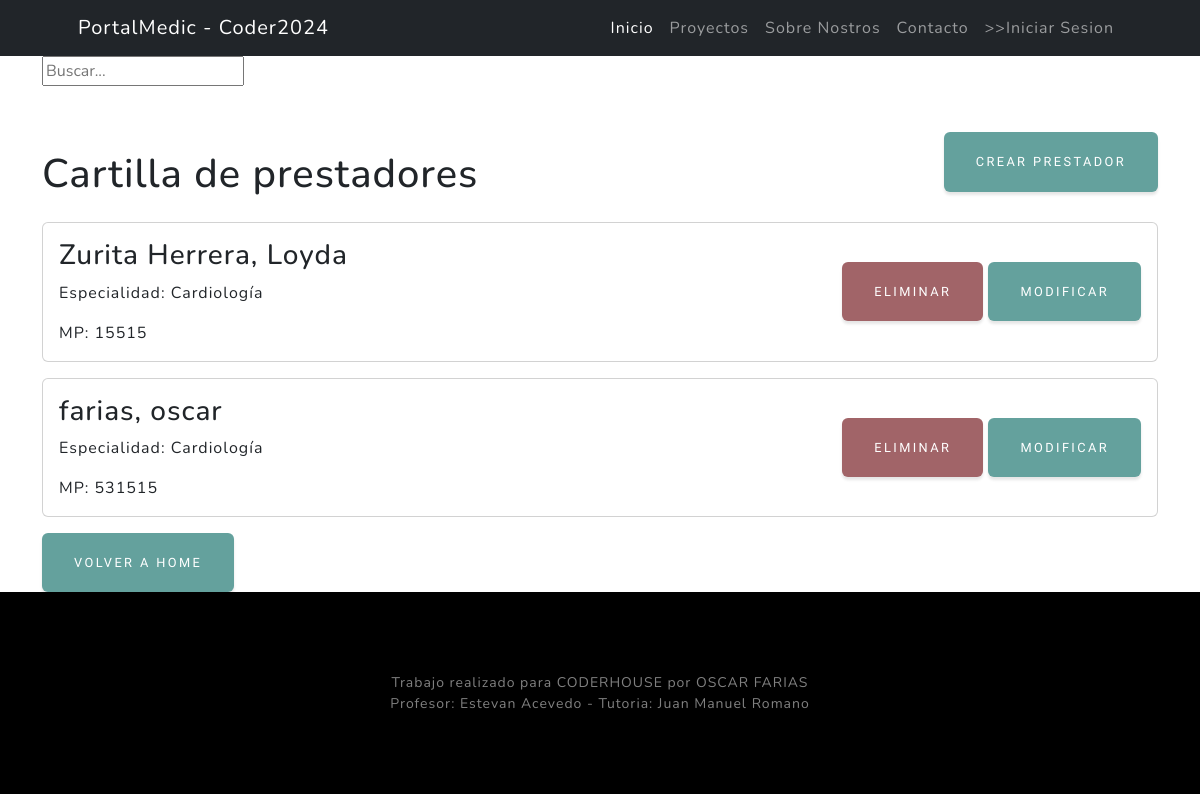
The page /medicos/medicos/list on the database as committed earlier.
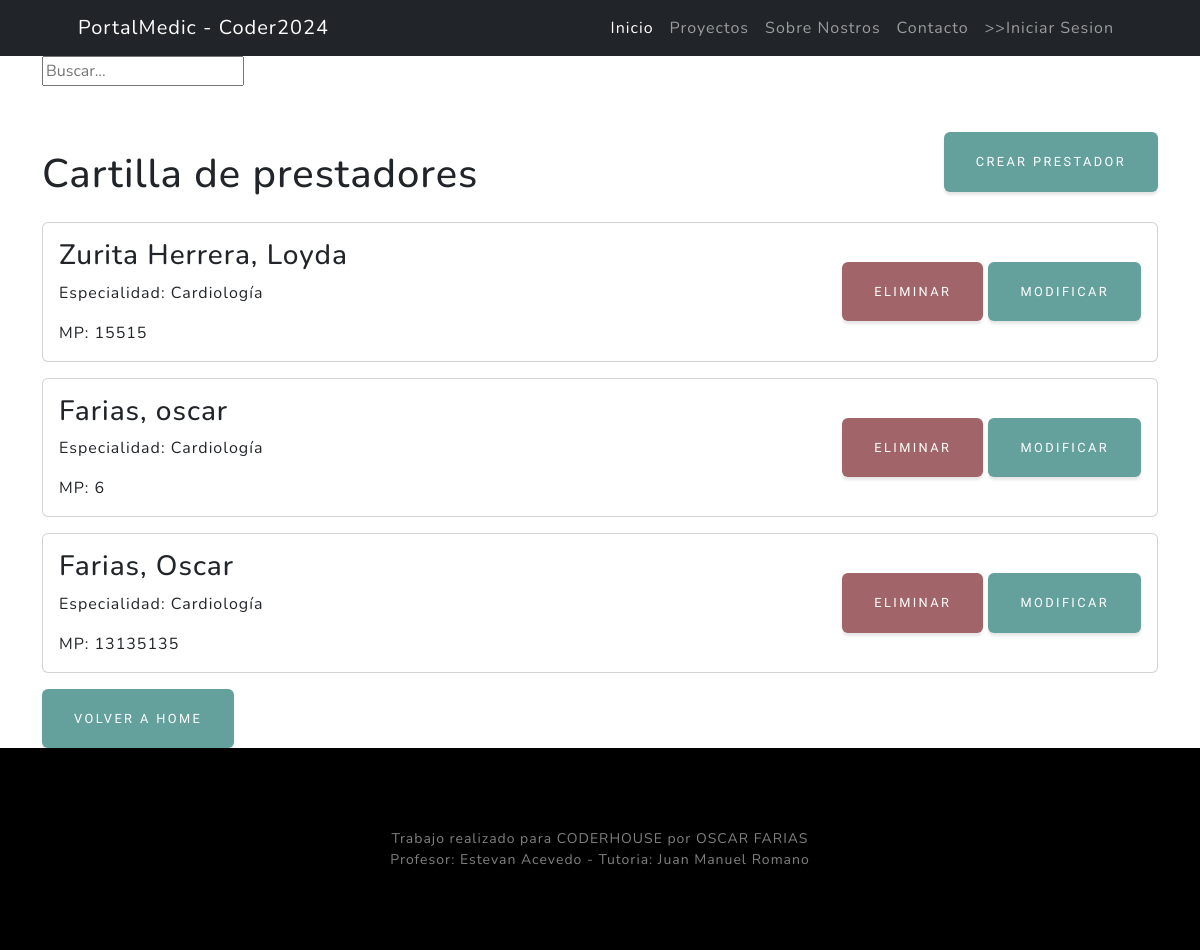
The same page on the database as committed later.
### medicos/models.py (models this page shows, shortened)
class Medicos(models.Model):
    nombre = models.CharField(max_length=100, null=False, blank=True)
    apellido = models.CharField(max_length=100, null=False, blank=True)
    DNI = models.PositiveIntegerField(unique=True,null=True)
    nacionalidad= models.ForeignKey(Nacionalidad, on_delete=models.SET_NULL, null=True)
    matricula = models.PositiveIntegerField(unique=True, null=False, blank=False,verbose_name="Matricula Nacional")
    especialidad = models.ForeignKey(Especialidad, on_delete=models.SET_NULL, null=True)
    class Meta:
        verbose_name = "Medicos"
        verbose_name_plural = "Medicos"

class Especialidad(models.Model):
    especialidad = models.CharField(max_length=50, unique=True)
    def __str__(self) -> str:
        return self.especialidad
    class Meta:
        verbose_name = "Especialidad"
        verbose_name_plural = "Especialidades"

### medicos/views.py (the view)
# urls.py: path("medicos/list", medicos_list ,name="medicos_list"),
def medicos_list(request):
    consulta = Medicos.objects.all()
    contexto = {"medicos":consulta}
    return render(request,"medicos/medicos_list.html", contexto)

### medicos/templates/medicos/medicos_list.html (shortened to what this page needs)
{% extends 'core/base.html' %}
{% block content %}
<div class="container">
    <div class="pb-lg-3">
        <form action="{% url 'medicos:medicos_list' %}" method="get">
            <input type="text" name="busqueda" placeholder="Buscar...">
        </form>
    </div>
    <div class="d-flex justify-content-between align-items-center">
        <h1 class="mt-5 mb-4">Cartilla de prestadores</h1>
        <a href="{% url 'medicos:medicos_create'%}" class="btn btn-primary">Crear Prestador</a>
    </div>
    {% for medico in medicos %}
    <div class="card mb-3">
        <div class="card-body d-flex justify-content-between align-items-center">
            <div>
                <h3 class="card-title">{{medico.apellido}}, {{ medico.nombre }}</h3>
                <p class="card-text">Especialidad: {{ medico.especialidad }}</p>
                <p class="card-text">MP: {{ medico.matricula }}</p>
            </div>
            <div>
                <form method="post" action="{% url 'medicos:medicos_confirm_delete' pk=medico.id%}">
                    <button type="submit" class="btn btn-danger">Eliminar</button>
                <a href="{% url 'medicos:medicos_update' pk=medico.id%}" class="btn btn-primary">Modificar</a>
                </form>
            </div>
        </div>
    </div>
    {% endfor %}
    <a href="{% url 'core:index' %}" class="btn btn-primary">Volver a HOME</a>
</div>
{% endblock content %}

### core/templates/core/base.html (shortened to what this page needs)
{% load static %}
<!DOCTYPE html>
<html lang="es">
<head>
    <link href="{% static 'core/css/styles.css' %}" rel="stylesheet" />
</head>
{% block navbar %}
<nav class="navbar navbar-expand-lg navbar-dark bg-dark">
    <div class="container px-5">
        <a class="navbar-brand" href="{% url 'core:index' %}">PortalMedic - Coder2024</a>
        <div class="collapse navbar-collapse" id="navbarSupportedContent">
            <ul class="navbar-nav ms-auto mb-2 mb-lg-0">
                <li class="nav-item"><a class="nav-link active" aria-current="page" href="{% url 'core:index' %}">Inicio</a></li>
                <li class="nav-item"><a class="nav-link" href="#about">Proyectos</a></li>
                <li class="nav-item"><a class="nav-link" href="#projects">Sobre Nostros</a></li>
                <li class="nav-item"><a class="nav-link" href="https://api.whatsapp.com/send/?phone=%2B5493814761261&text&type=phone_number&app_absent=0" target="_blank">Contacto</a></li>
                {% if user.is_authenticated %}
                    <form action="{% url 'core:logout' %}" method="POST">
                        {% csrf_token %}
                        <button type="submit" class="nav-item">Cerrar Sesion</button>
                    </form>
                    <li class="nav-item"><a class="nav-link" href="">|| {{user.username.upper}} ||</a></li>
                {% else %}
                    <li class="nav-item"><a class="nav-link" href="{% url 'core:login' %}">>>Iniciar Sesion</a></li>
                {% endif %}
            </ul>
        </div>
    </div>
</nav>
{% endblock navbar %}
<body>
    {% block content %}
    {% endblock content %}
</body>
{% block footer %}
    <footer class="footer bg-black small text-center text-white-50 mt-auto">
        <div class="container px-4 px-lg-5">Trabajo realizado para CODERHOUSE por OSCAR FARIAS</div>
        <div class="container px-4 px-lg-5">Profesor: Estevan Acevedo - Tutoria: Juan Manuel Romano</div>
    </footer>
{% endblock footer %}

Rows that differ between the two databases and show on the page:
removed Medicos: apellido "farias", nombre "oscar", especialidad "Cardiología", matricula "531515"
added Medicos: apellido "Farias", nombre "oscar", especialidad "Cardiología", matricula "6"
added Medicos: apellido "Farias", nombre "Oscar", especialidad "Cardiología", matricula "13135135"
